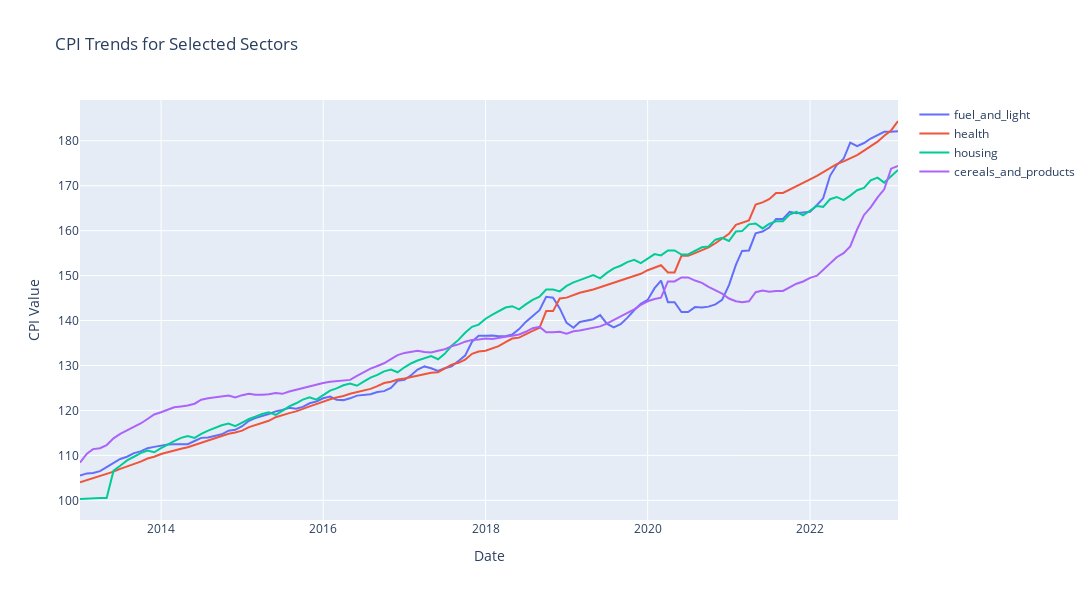

The code cell stored with this chart in its notebook:
### Code cell
fig = go.Figure()

# Loop through each sector and add a trace
for sector in sectors_to_analyze:
    fig.add_trace(go.Scatter(x=sector_data['date'], y=sector_data[sector], mode='lines', name=sector))

# Update layout with increased figure size
fig.update_layout(
    title='CPI Trends for Selected Sectors',
    xaxis_title='Date',
    yaxis_title='CPI Value',
    width=1100,  # Increase width
    height=600   # Increase height
)

# Show the figure
fig.show()
